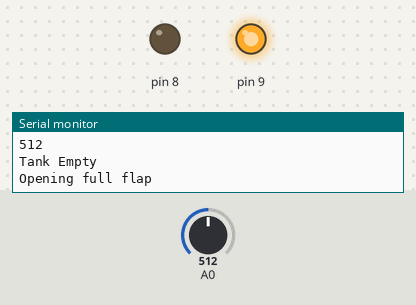
Bench run of a sketch on a simulated Arduino Uno, built with avr-gcc and run on an emulated ATmega328P. Shown: output pins drawn as LEDs (lit = HIGH), the last lines printed to the serial monitor. The test bench sets the inputs (shaded band); at power-on: A0 = 512. Pins used as bus, display or sensor lines are not drawn.

Above: at 4.4 s.
4.5 s: A0 set to 539
9.1 s: A0 set to 561
At 12.2 s:
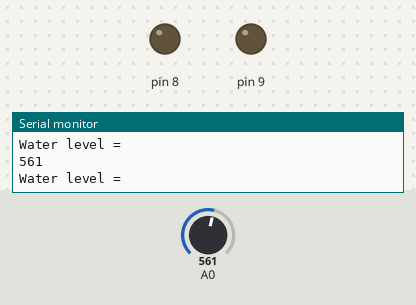
13.7 s: A0 set to 621
18.3 s: A0 set to 647
At 21.0 s:
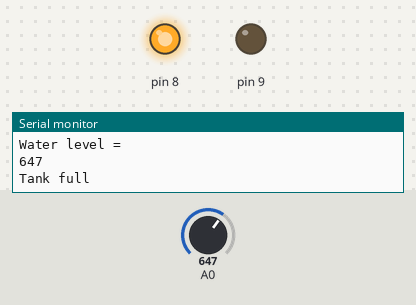
22.9 s: A0 set to 601
27.5 s: A0 set to 582
At 30.1 s:
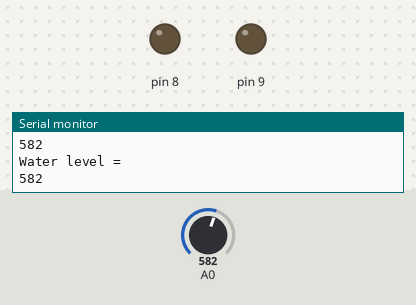
Timing chart, 0 to 31.6 s (numbered marks = the images above; inputs shaded):
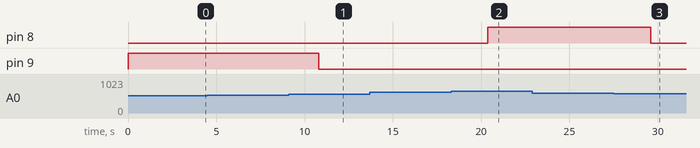

The sketch:

Depth_servo_final.ino
```cpp
#include <Servo.h>

#include<SoftwareSerial.h>

int servoPin = 6;

// Create a servo object

Servo Servo1;
void setup()

{
    Serial.begin(9600);
    pinMode(8,OUTPUT);
    pinMode(9,OUTPUT);
    pinMode(10,OUTPUT);
}

void loop()

{
    int level = analogRead(A0);
    // read input value
     Serial.print("Water level = \n");

     Serial.println(level);
  if(level>500&&level<550)
     {
       digitalWrite(9,1);
       digitalWrite(8,0);
        //No water
        //Make servo go to 0 degrees
        Serial.println("Tank Empty\n");
        digitalWrite(9,1);
        digitalWrite(8,0);
        Serial.println("Opening full flap\n");
        digitalWrite(10,1);
        digitalWrite(10,0);
        Servo1.write(0);
        delay(300);// Make servo go to 90 degrees
        Servo1.write(90);
        digitalWrite(10,1);
        digitalWrite(10,0);
        delay(300);
        // Make servo go to 180 degrees
        Servo1.write(180);
        delay(3000);
}

   else if(level>590&&level<630)
     { //Little water
        Serial.println("Water available in Tank\n");
        Serial.println("Opening half flap\n");
      // Make servo go to 0 degrees
        Servo1.write(0);
        delay(300);
      // Make servo go to 90 degrees
        Servo1.write(90);
        delay(3000);
    }

else if(level>630&&level<650)
        {
          Serial.println("Tank full\n");
          digitalWrite(8,1);
          digitalWrite(9,0);
          digitalWrite(10,1);
          Serial.println("Flap is not supposed to open\n");
        }
       else
       {
        digitalWrite(8,0);
        digitalWrite(9,0);
        digitalWrite(10,0);
       }

}
```

Measured:
- the behaviour switches between 549 and 550 on A0 (found by bisection; images 0 and 1)
- the behaviour switches between 630 and 631 on A0 (found by bisection; images 1 and 2)
- the behaviour switches between 591 and 590 on A0 (found by bisection; images 2 and 3)
- after the input at 9.1 s, pin 9: HIGH → LOW after 1.7 s
- after the input at 18.3 s, pin 8: LOW → HIGH after 2.1 s
- after the input at 27.5 s, pin 8: HIGH → LOW after 2.1 s
